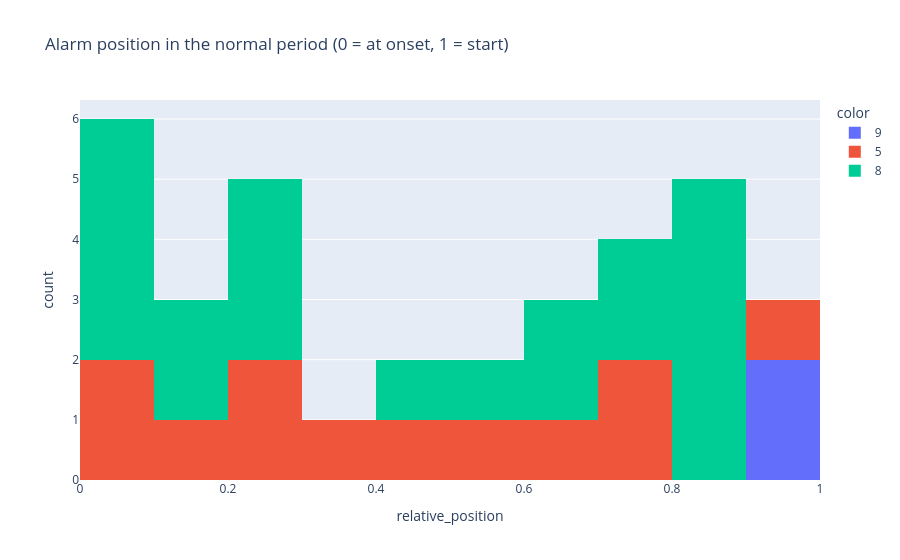

This figure's notebook cell:
### Markdown cell above
### Timing of "false alarms" in event files (v3, q=0.995, k=5)

- Only 34 false-alarm episodes in event files; the 16/day for productivity loss came from 12 episodes over little normal time (small denominator).
- Productivity loss (5): all 12 episodes 0.1–2.9 h before onset (median 1.3 h). Hydrate (8): spread 0.2–10.6 h (median 6.0 h). Hydrate (9): 2 episodes.
- Overall: 24% within 1 h, 41% within 2 h, 65% within 4 h of the labeled onset.
- Caveat: alarms can only occur in the normal period, which ends at the onset, so short normal periods force alarms close to the onset. Checking against a uniform (random) baseline using each alarm's relative position in its file's normal period.

### Code cell
normal_h = (wv[wv["phase"] == "normal"].groupby("instance_id").size() / 60).rename("normal_hours_file")
fa2 = fa.merge(normal_h, left_on="instance_id", right_index=True)
fa2["relative_position"] = fa2["hours_before"] / fa2["normal_hours_file"]

print(fa2.groupby("event_class")[["normal_hours_file", "relative_position"]].median().round(2))
print("\nShare in the last quarter of the normal period (random ≈ 25%):",
      f"{(fa2['relative_position'] <= 0.25).mean():.0%}")
px.histogram(fa2, x="relative_position", color=fa2["event_class"].astype(str), nbins=10,
             range_x=[0, 1], title="Alarm position in the normal period (0 = at onset, 1 = start)").show()

### Figure 1 — Plotly figure (JSON) as saved in the notebook; plotly's stock layout.template omitted (floating-point values rounded to 4 significant figures)
{"data": [{"bingroup": "x", "hovertemplate": "color=9<br>relative_position=%{x}<br>count=%{y}<extra></extra>", "legendgroup": "9", "marker": {"color": "#636efa", "pattern": {"shape": ""}}, "name": "9", "nbinsx": 10, "orientation": "v", "showlegend": true, "type": "histogram", "x": [0.9823, 0.9857], "xaxis": "x", "yaxis": "y"}, {"bingroup": "x", "hovertemplate": "color=5<br>relative_position=%{x}<br>count=%{y}<extra></extra>", "legendgroup": "5", "marker": {"color": "#EF553B", "pattern": {"shape": ""}}, "name": "5", "nbinsx": 10, "orientation": "v", "showlegend": true, "type": "histogram", "x": [0.9419, 0.7968, 0.7355, 0.6452, 0.5903, 0.4452, 0.3935, 0.2968, 0.2484, 0.1516, 0.09677, 0.04194], "xaxis": "x", "yaxis": "y"}, {"bingroup": "x", "hovertemplate": "color=8<br>relative_position=%{x}<br>count=%{y}<extra></extra>", "legendgroup": "8", "marker": {"color": "#00cc96", "pattern": {"shape": ""}}, "name": "8", "nbinsx": 10, "orientation": "v", "showlegend": true, "type": "histogram", "x": [0.006316, 0.8822, 0.8739, 0.834, 0.8232, 0.8075, 0.7925, 0.7618, 0.6988, 0.6722, 0.5701, 0.4216, 0.2963, 0.2448, 0.2133, 0.1851, 0.1469, 0.08465, 0.07303, 0.04813], "xaxis": "x", "yaxis": "y"}], "layout": {"barmode": "relative", "legend": {"title": {"text": "color"}, "tracegroupgap": 0}, "title": {"text": "Alarm position in the normal period (0 = at onset, 1 = start)"}, "xaxis": {"anchor": "y", "domain": [0, 1], "range": [0, 1], "title": {"text": "relative_position"}}, "yaxis": {"anchor": "x", "domain": [0, 1], "title": {"text": "count"}}}}
